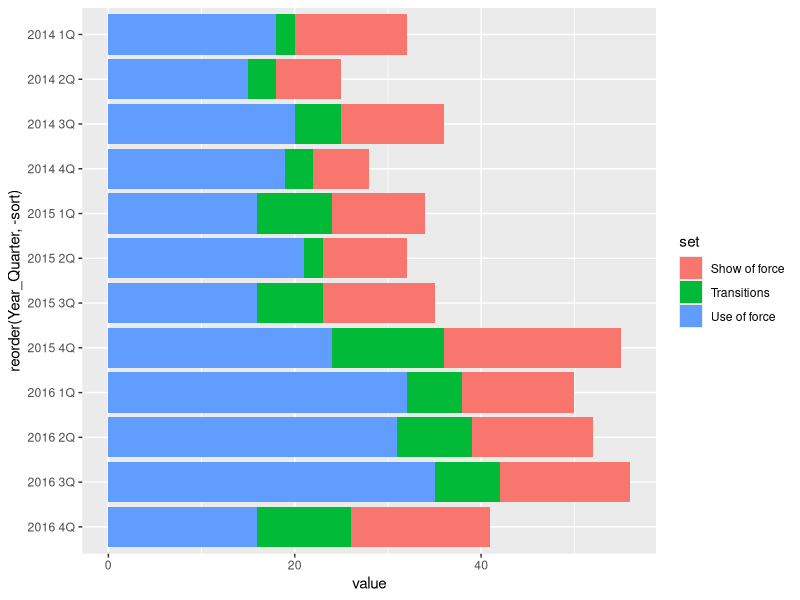
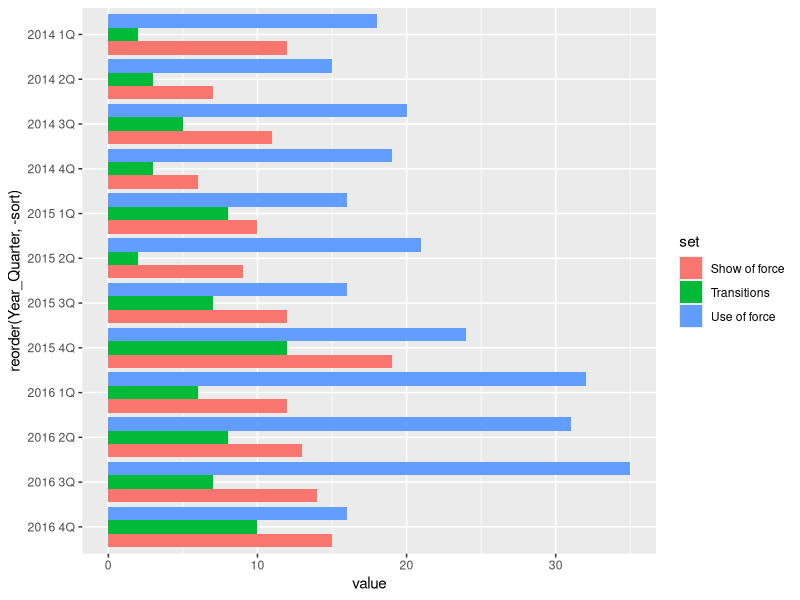
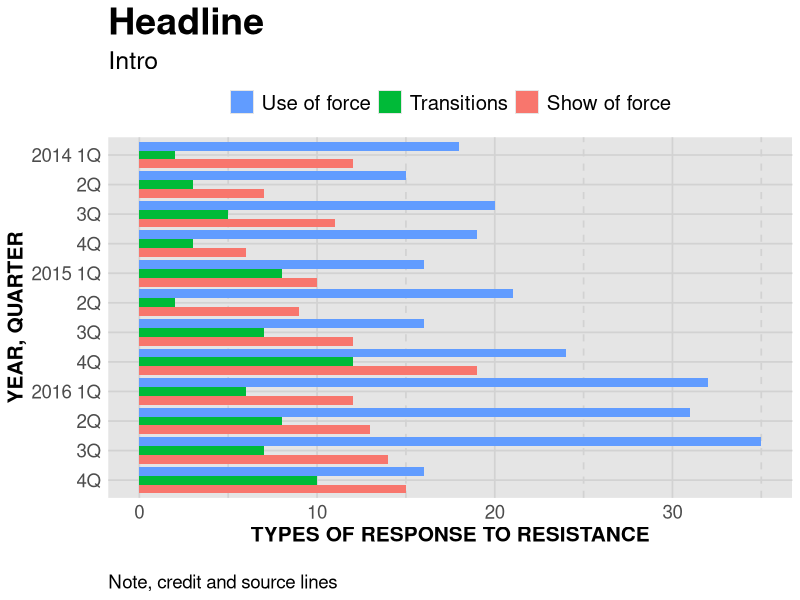

Write R code to recreate these figures, in order.
## ---- chunk 1
knitr::opts_chunk$set(echo = TRUE)
## ---- chunk 2

# load the libraries 
library(readr)
library(ggplot2)
library(ggthemes)

# bring in the data we worked worked with
df <- read_csv("dfsubset.csv")

# stacked bars
stacked <- ggplot(df) + 
  aes(x = reorder(Year_Quarter, -sort), 
      y = value, 
      fill = set, 
      label = value) + 
  geom_bar(stat = "identity") + 
  coord_flip()

stacked

## ---- chunk 3

grouped <- ggplot(df) + 
  aes(x = reorder(Year_Quarter, -sort),
      value,
      fill = set,
      label = value) + 
  geom_bar(stat = "identity", position = position_dodge(width = NULL)) + 
  coord_flip()

grouped

## ---- chunk 4

#---------------------
# For windows devices only
# windowsFonts(Verdana=windowsFont('Verdana'))

# This function set styles for the chart
# Be sure to run it before you plot

theme_gfx <- function(...) {
  theme_set(theme_get() + theme(text = element_text(family = 'Verdana', size= 12, lineheight=0.9))) + 
    theme(
      # edit background colors
      plot.background = element_blank(),
      legend.background = element_blank(),
      panel.background=element_rect(fill="#E5E5E5"),
      strip.background=element_rect(fill="#E5E5E5"),
      # modify grid and tick lines
      panel.grid.major = element_line(size = .6, color="#D2D2D2"),
      panel.grid.minor = element_line(size = .6, color="#D2D2D2", linetype = "dashed"),
      axis.ticks = element_blank(),
      # edit font sizes
      plot.title = element_text(size = 27,face="bold"),
      plot.subtitle = element_text(size = 18),
      #legend.title=element_text(size = 13,face="bold"),
      legend.text=element_text(size=14.7),
      axis.title=element_text(size=15, face="bold"),
      axis.text=element_text(size=13.5),
      plot.caption=element_text(size=13.5, hjust=0),
      strip.text = element_text(face="bold", size=13.5, hjust=0),
      # This puts the legend across the top
      legend.position="top", 
      legend.direction="horizontal",
      # removes label for legend
      legend.title = element_blank(),
      ...
    )
}

#-----Insert plot here -------------

grouped <- ggplot(df) + 
  aes(x = reorder(Year_Quarter, -sort),
      value,
      fill = set,
      label = value) + 
  geom_bar(stat = "identity", position = position_dodge(width = NULL)) + 
  coord_flip() + theme_gfx()

# add all the titles.
grouped <- grouped + labs(
  title="Headline", # your headline
  subtitle="Intro",
  x="YEAR, QUARTER", 
  y="TYPES OF RESPONSE TO RESISTANCE",
  caption="\nNote, credit and source lines") +
  guides(fill=guide_legend(reverse=T))


# Finally, let's make the axis labels better
# Reverse order since we resorted the bars
grouped <- grouped + scale_x_discrete(
  labels=c("4Q","3Q","2Q","2016 1Q","4Q","3Q","2Q","2015 1Q","4Q","3Q","2Q","2014 1Q")
)

grouped

#----- End plot --------------
